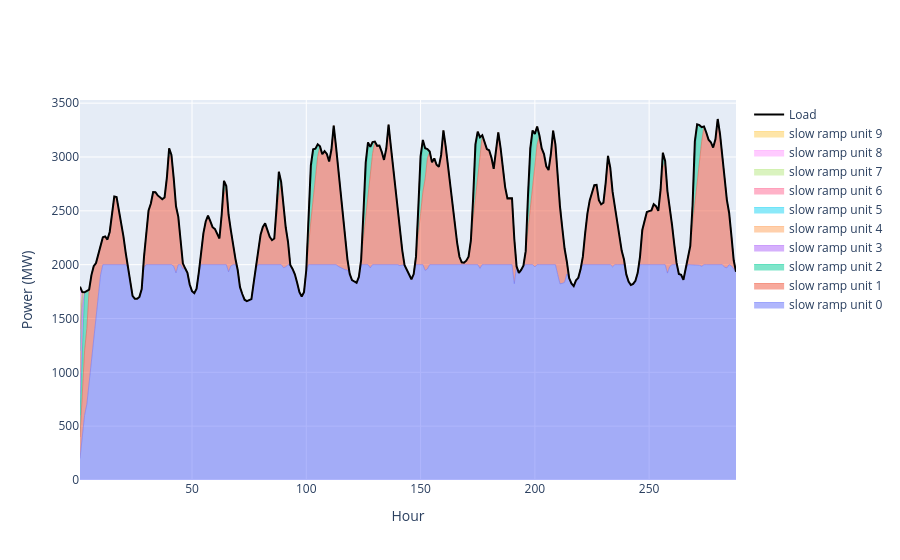

The notebook cell this image was saved under:
### Code cell
st = Setup()
flexible_units = [st.units(1, "slow ramp unit", 0, 2000, i, 0, 200, 0, True, 0) for i in range(10)]
st.setup_generator_bids(flexible_units)
mo = Market(st.original_bids, st.load_schedule.iloc[0:24*6*2])
mo.start()
chart(mo.logs)

### Figure 1 — Plotly figure (JSON) as saved in the notebook; plotly's stock layout.template omitted (floating-point values rounded to 4 significant figures; data arrays with more than 128 entries replaced by an {"elided": "..."} marker saying what was removed)
{"data": [{"line": {"width": 0.5}, "mode": "lines", "name": "slow ramp unit 0", "stackgroup": "one", "type": "scatter", "x": {"elided": "288 int values"}, "y": {"elided": "288 float values"}}, {"line": {"width": 0.5}, "mode": "lines", "name": "slow ramp unit 1", "stackgroup": "one", "type": "scatter", "x": {"elided": "288 int values"}, "y": {"elided": "288 float values"}}, {"line": {"width": 0.5}, "mode": "lines", "name": "slow ramp unit 2", "stackgroup": "one", "type": "scatter", "x": {"elided": "288 int values"}, "y": {"elided": "288 float values"}}, {"line": {"width": 0.5}, "mode": "lines", "name": "slow ramp unit 3", "stackgroup": "one", "type": "scatter", "x": {"elided": "288 int values"}, "y": {"elided": "288 float values"}}, {"line": {"width": 0.5}, "mode": "lines", "name": "slow ramp unit 4", "stackgroup": "one", "type": "scatter", "x": {"elided": "288 int values"}, "y": {"elided": "288 float values"}}, {"line": {"width": 0.5}, "mode": "lines", "name": "slow ramp unit 5", "stackgroup": "one", "type": "scatter", "x": {"elided": "288 int values"}, "y": {"elided": "288 float values"}}, {"line": {"width": 0.5}, "mode": "lines", "name": "slow ramp unit 6", "stackgroup": "one", "type": "scatter", "x": {"elided": "288 int values"}, "y": {"elided": "288 float values"}}, {"line": {"width": 0.5}, "mode": "lines", "name": "slow ramp unit 7", "stackgroup": "one", "type": "scatter", "x": {"elided": "288 int values"}, "y": {"elided": "288 float values"}}, {"line": {"width": 0.5}, "mode": "lines", "name": "slow ramp unit 8", "stackgroup": "one", "type": "scatter", "x": {"elided": "288 int values"}, "y": {"elided": "288 float values"}}, {"line": {"width": 0.5}, "mode": "lines", "name": "slow ramp unit 9", "stackgroup": "one", "type": "scatter", "x": {"elided": "288 int values"}, "y": {"elided": "288 float values"}}, {"line": {"color": "black", "width": 2}, "mode": "lines", "name": "Load", "type": "scatter", "x": {"elided": "288 int values"}, "y": {"elided": "288 float values"}}], "layout": {"xaxis": {"title": {"text": "Hour"}}, "yaxis": {"title": {"text": "Power (MW)"}}}}
